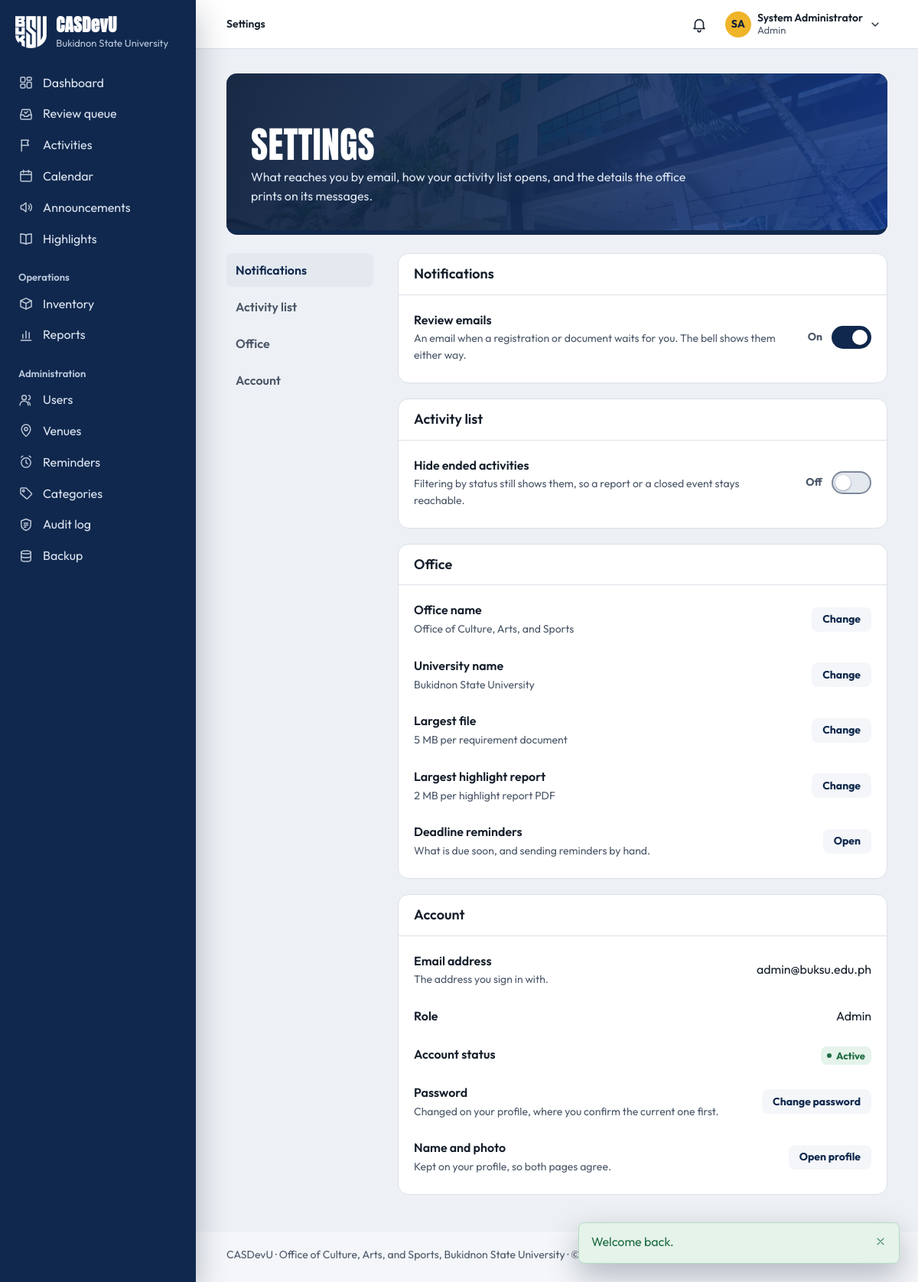
The page /settings.php (signed in) on the database its author committed.
### tables this page shows
CREATE TABLE users (
    user_id         INT UNSIGNED AUTO_INCREMENT PRIMARY KEY,
    role_id         TINYINT UNSIGNED NOT NULL,

     
    email           VARCHAR(150) NOT NULL UNIQUE,    
    password_hash   VARCHAR(255) NOT NULL,           
     
    student_number  VARCHAR(30)  NULL UNIQUE,        
    first_name      VARCHAR(80)  NOT NULL,
    middle_name     VARCHAR(80)  NULL,
    last_name       VARCHAR(80)  NOT NULL,
    sex             ENUM('male','female','other') NULL,
    birth_date      DATE         NULL,
    contact_number  VARCHAR(30)  NULL,
    photo_path      VARCHAR(255) NULL,
    id_front_path   VARCHAR(255) NULL,               
    id_back_path    VARCHAR(255) NULL,               

     
    course_id       INT UNSIGNED     NULL,
    year_level_id   TINYINT UNSIGNED NULL,
    section         VARCHAR(20)      NULL,
     
    connection_note VARCHAR(500)     NULL,

     
    status          ENUM('pending','active','inactive','suspended')
                        NOT NULL DEFAULT 'pending',
    last_login_at   DATETIME NULL,
    created_at      TIMESTAMP NOT NULL DEFAULT CURRENT_TIMESTAMP,
    updated_at      TIMESTAMP NOT NULL DEFAULT CURRENT_TIMESTAMP
                        ON UPDATE CURRENT_TIMESTAMP,

    CONSTRAINT fk_users_role       FOREIGN KEY (role_id)       REFERENCES roles(role_id),
    CONSTRAINT fk_users_course     FOREIGN KEY (course_id)     REFERENCES courses(course_id)
                                       ON DELETE SET NULL,
    CONSTRAINT fk_users_year_level FOREIGN KEY (year_level_id) REFERENCES year_levels(year_level_id)
                                       ON DELETE SET NULL,

    INDEX idx_users_role   (role_id),
    INDEX idx_users_status (status),
    INDEX idx_users_name   (last_name, first_name)
);

CREATE TABLE roles (
    role_id         TINYINT UNSIGNED AUTO_INCREMENT PRIMARY KEY,
    name            VARCHAR(40)  NOT NULL UNIQUE,    
    description     VARCHAR(255) NULL
);

### public/settings.php (the view, shortened to what the rows shown need)
<?php
require_login();
$user      = current_user();
$userId    = (int) $user['user_id'];
$isAdmin   = has_role('admin');
$isGuest   = is_guest();
$hidePast      = user_preference_on($userId, 'hide_past_activities');
require __DIR__ . '/../includes/layout/header.php';
?>
<div class="page-head">
    <div>
        <h1>Settings</h1>
    </div>
</div>
<div class="settings">
<div class="settings-layout">
<div class="settings-cards">
<?php if (!$isGuest): ?>
<section class="set-card" id="notifications" aria-labelledby="notifications-title">
    <div class="set-card-head"><h2 id="notifications-title">Notifications</h2></div>
</section>
<?php endif; ?>
<section class="set-card" id="activity-list" aria-labelledby="activity-list-title">
    <div class="set-card-head"><h2 id="activity-list-title">Activity list</h2></div>
    <div class="set-card-body">
        <form class="set-row" method="post" action="<?= url('settings.php') ?>" data-autosave>
            <div class="set-control">
                <span class="set-switch-state" aria-hidden="true"><?= $hidePast ? 'On' : 'Off' ?></span>
                <input class="switch" type="checkbox" role="switch" id="hide_past_activities" name="hide_past_activities" value="1"
                    <?= $hidePast ? 'checked' : '' ?>>
            </div>
        </form>
    </div>
</section>
<?php if ($isAdmin): ?>
    <section class="set-card" id="office" aria-labelledby="office-title">
        <div class="set-card-head"><h2 id="office-title">Office</h2></div>
    </section>
<?php endif; ?>
<section class="set-card" id="account" aria-labelledby="account-title">
    <div class="set-card-head"><h2 id="account-title">Account</h2></div>
    <div class="set-card-body">
        <div class="set-row is-value">
            <div class="set-text">
                <span class="set-label">Email address</span>
                <p class="set-desc">The address you sign in with.</p>
            </div>
            <span class="set-value"><?= str_replace('@', '@<wbr>', e($user['email'])) ?></span>
        </div>
        <div class="set-row is-value">
            <span class="set-label">Role</span>
            <span class="set-value"><?= e(ucfirst((string) $user['role_name'])) ?></span>
        </div>
    </div>
</section>
</div>
</div>
</div>
<?php require __DIR__ . '/../includes/layout/footer.php'; ?>

### includes/layout/header.php (shortened to what the rows shown need)
<?php
$user         = current_user();
$role         = current_role();
$currentFile  = basename($_SERVER['SCRIPT_NAME']);
$currentDir   = basename(dirname($_SERVER['SCRIPT_NAME']));
$isStudent    = $role === 'student';
$navSection = match (true) {
    in_array($currentDir, ['public', ''], true) && $currentFile === 'index.php'   => 'dashboard',
    in_array($currentDir, ['public', ''], true) && $currentFile === 'review.php'  => 'review',
    $currentFile === 'notifications.php'                        => 'notifications',
    $currentFile === 'profile.php'                              => 'profile',
    $currentFile === 'settings.php'                             => 'settings',
    $currentFile === 'calendar.php'                             => 'calendar',
    $currentDir === 'activities'                                => 'activities',
    $currentDir === 'announcements'                             => 'announcements',
    $currentDir === 'highlights'                                => 'highlights',
    $currentDir === 'inventory' && $isStudent && in_array($currentFile, ['reservations.php', 'borrow.php'], true) => 'borrow-requests',
    $currentDir === 'inventory'                                 => 'inventory',
    $currentDir === 'reports'                                   => 'reports',
    $currentDir === 'admin'                                     => pathinfo($currentFile, PATHINFO_FILENAME),
    $currentDir === 'requirements' && $isStudent                => 'my-requirements',
    $currentDir === 'participation' && $isStudent               => 'my-activities',
    $currentDir === 'participation' || $currentDir === 'requirements' => 'activities',
    default                                                     => '',
};
$sections = [
    'dashboard'       => ['Dashboard', 'index.php'],
    'review'          => ['Review queue', 'review.php'],
    'notifications'   => ['Notifications', 'notifications.php'],
    'profile'         => ['My profile', 'profile.php'],
    'settings'        => ['Settings', 'settings.php'],
    'calendar'        => ['Calendar', 'activities/calendar.php'],
    'activities'      => ['Activities', 'activities/index.php'],
    'announcements'   => ['Announcements', 'announcements/index.php'],
    'highlights'      => ['Highlights', 'highlights/index.php'],
    'inventory'       => [$isStudent ? 'Costumes & equipment' : 'Inventory', 'inventory/index.php'],
    'reports'         => ['Reports', 'reports/index.php'],
    'my-activities'   => ['My activities', 'participation/my-activities.php'],
    'my-requirements' => ['My requirements', 'requirements/mine.php'],
    'borrow-requests' => ['My borrow requests', 'inventory/reservations.php'],
    'users'           => [has_role('admin') ? 'Users' : 'Accounts', 'admin/users.php'],
    'venues'          => ['Venues', 'admin/venues.php'],
    'reminders'       => ['Reminders', 'admin/reminders.php'],
    'categories'      => ['Categories', 'admin/categories.php'],
    'audit'           => ['Audit log', 'admin/audit.php'],
    'backup'          => ['Backup', 'admin/backup.php'],
];
$initials = $user
    ? strtoupper(mb_substr((string) $user['first_name'], 0, 1) . mb_substr((string) $user['last_name'], 0, 1))
    : '';
?>
<!DOCTYPE html>
<html lang="en">
<head>
    <link rel="stylesheet" href="<?= asset('css/style.css') ?>">
</head>
<body>
<div class="app<?= $user ? '' : ' app-public' ?>">
<div class="main">
<?php if ($user): ?>
    <?php
    [$sectionLabel, $sectionHref] = $sections[$navSection] ?? ['', ''];
    $pageLabel  = (string) ($pageTitle ?? '');
    $isSectionHome = $sectionHref !== '' && str_ends_with($_SERVER['SCRIPT_NAME'], '/' . $sectionHref);
    ?>
    <header class="topbar">
        <nav class="breadcrumb" aria-label="Breadcrumb">
            <ol>
                <?php if ($sectionLabel !== '' && !$isSectionHome): ?>
                    <li><a href="<?= url($sectionHref) ?>"><?= e($sectionLabel) ?></a></li>
                    <li aria-current="page"><?= e($pageLabel) ?></li>
                <?php else: ?>
                    <li aria-current="page"><?= e($sectionLabel !== '' ? $sectionLabel : $pageLabel) ?></li>
                <?php endif; ?>
            </ol>
        </nav>
        <div class="topbar-actions">
            <?php require __DIR__ . '/notifications-menu.php'; ?>
            <details class="account-menu" data-menu>
                <summary class="account-trigger" aria-label="Account menu for <?= e(full_name($user)) ?>">
                    <?php if ($userPhotoUrl = user_photo_url($user)): ?>
                        <img class="account-initials" src="<?= e($userPhotoUrl) ?>" alt="" width="34" height="34">
                    <?php else: ?>
                        <span class="account-initials" aria-hidden="true"><?= e($initials) ?></span>
                    <?php endif; ?>
                    <span class="account-text">
                        <span class="account-name"><?= e(full_name($user)) ?></span>
                        <span class="account-role"><?= e(ucfirst((string) $role)) ?></span>
                    </span>
                    <?= icon('chevron-down', 'icon account-chevron') ?>
                </summary>
            </details>
        </div>
    </header>
<?php endif; ?>
<main class="page" id="main" tabindex="-1">

### rows shown on the page
users: initials "SA", full_name($user) "System Administrator", email "admin@ buksu.edu.ph", role.name "Admin"

### other values the page prints
APP_NAME "CASDevU"
UNIVERSITY "Bukidnon State University"
$label "Dashboard Review queue Activities Calendar Announcements Highlights Inventory Reports Users Venues Reminders Categories Audit log Backup"
$sectionLabel !== '' ? $sectionLabel : $pageLabel "Settings"
$role "Admin"
$flashMessage['message'] "Welcome back."
$label "Office name"
$value "Office of Culture, Arts, and Sports"
$label "University name"
$value "Bukidnon State University"
$label "Largest file"
$value "5"
$label "Largest highlight report"
$value "2"
$label "Active"
